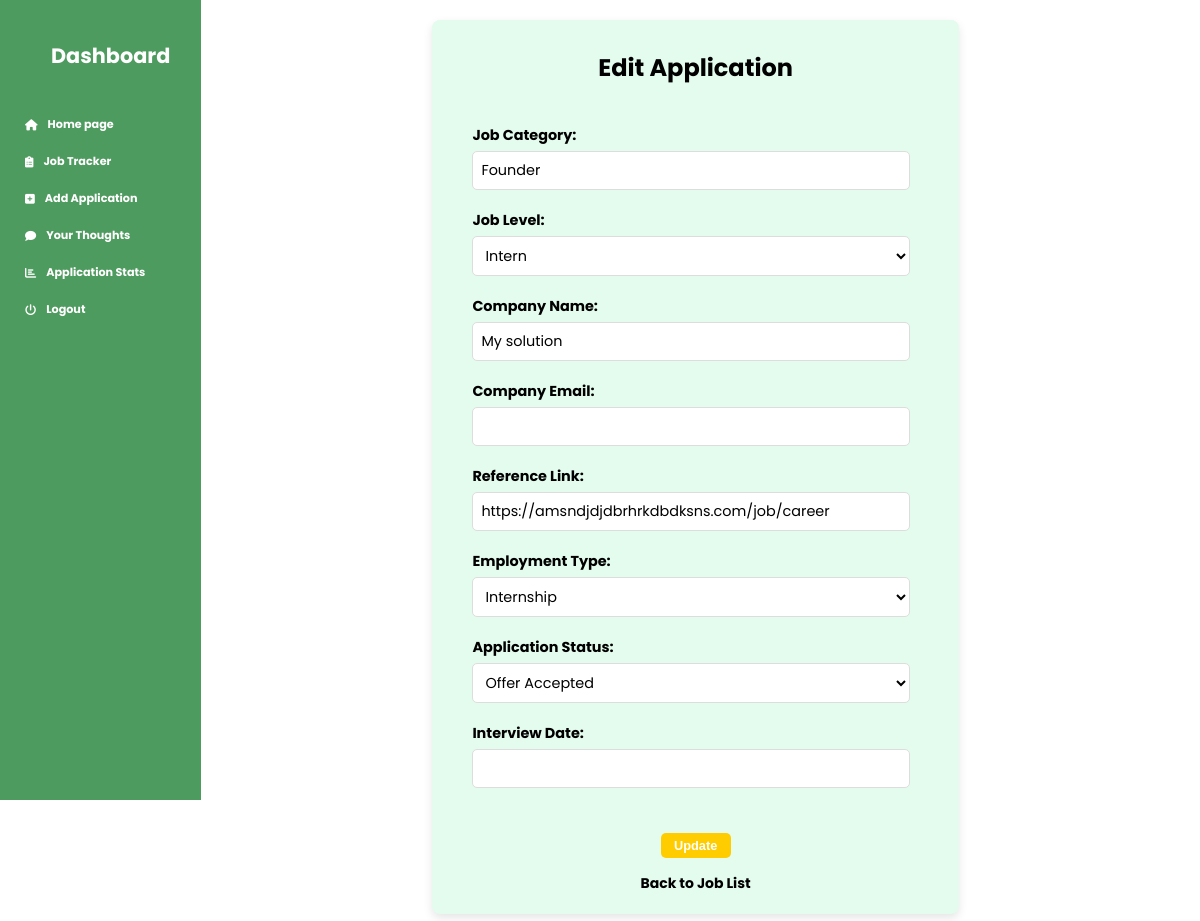
The page /jobs/update/40/ (signed in) on the database its author committed.
### tracker/models.py (models this page shows, shortened)
class Add_Job(models.Model):
    JOB_LEVEL_CHOICES = [
        ('intern', 'Intern'),
        ('junior', 'Junior'),
        ('mid', 'Mid-Level'),
        ('senior', 'Senior'),
        ('lead', 'Lead'),
        ('manager', 'Manager'),
        ('director', 'Director'),
        ('vp', 'Vice President'),
        ('c_level', 'C-Level'),
    ]
    EMPLOYMENT_TYPE_CHOICES = [
        ('full_time', 'Full-Time'),
        ('part_time', 'Part-Time'),
        ('contract', 'Contract'),
        ('temporary', 'Temporary'),
        ('internship', 'Internship'),
        ('freelance', 'Freelance'),
        ('remote', 'Remote'),
        ('hybrid', 'Hybrid'),
        ('apprenticeship', 'Apprenticeship'),
    ]
    APPLICATION_STATUS_CHOICES = [
        ('pending', 'Pending'),
        ('applied', 'Applied'),
        ('interview', 'Interview Scheduled'),
        ('selected', 'Selected'),
        ('rejected', 'Rejected'),
        ('offer_accepted', 'Offer Accepted'),
        ('offer_declined', 'Offer Declined'),
    ]
    user = models.ForeignKey(User, on_delete=models.CASCADE)
    job_category = models.CharField(max_length=100)
    job_level = models.CharField(max_length=100, choices=JOB_LEVEL_CHOICES)
    company_name = models.CharField(max_length=100)
    company_email = models.EmailField(max_length=150, null=True, blank=True)  # Company Email New Fielded Added
    reference_link = models.URLField(max_length=200)
    employment_type = models.CharField(max_length=100, choices=EMPLOYMENT_TYPE_CHOICES)
    application_status = models.CharField(max_length=20, choices=APPLICATION_STATUS_CHOICES, default='pending')  # Default status is pending
    interview_date = models.DateField(null=True, blank=True)  # Allows null values if no date is set

### tracker/views.py (the view)
# urls.py: path('jobs/update/<int:job_id>/', job_update, name='job_update'),
@login_required # (with Foreign Key new code)
def job_update(request, job_id):
    job = get_object_or_404(Add_Job, id=job_id, user=request.user)  # Ensure the job belongs to the current user
    if request.method == 'POST':
        form = JobForm(request.POST, instance=job)
        if form.is_valid():
            form.save()
            messages.success(request, 'Job updated successfully!')
            return redirect('job_list')
    else:
        form = JobForm(instance=job)
    return render(request, 'job_update.html', {'form': form, 'job': job})

### tracker/forms.py
class JobForm(forms.ModelForm):
    class Meta:
        model = Add_Job
        fields = ['job_category', 'job_level', 'company_name', 'company_email', 'reference_link', 'employment_type', 'application_status', 'interview_date']
        widgets = {
            'job_category': forms.TextInput({
                    'class': 'my-input',
                }),
            'job_level': forms.Select(attrs={
                'class': 'my-input',
            }),
            'company_name': forms.TextInput(attrs={
                'class': 'my-input',
            }),
            'company_email': forms.EmailInput(attrs={
                'class': 'my-input',
            }),
            'reference_link': forms.URLInput(attrs={
                'class': 'my-input',
            }),
            'employment_type': forms.Select(attrs={
                'class': 'my-input',
            }),
            'application_status': forms.Select(attrs={
                'class': 'my-input',
            }),
            'interview_date': forms.DateInput(attrs={
                'class': 'my-input',
            }),
        }

### templates/job_update.html (shortened to what this page needs)
{% load static %}
<!DOCTYPE html>
<html lang="en">
<head>
    <link rel="stylesheet" href="https://cdnjs.cloudflare.com/ajax/libs/font-awesome/6.0.0-beta3/css/all.min.css">
    <head>
    </head>
</head>
<body>
    <div class="sidebar" id="sidebar" style="padding-left: 20px; margin-right: 15px !important; ">
        <h2>Dashboard</h2>
        <a href="{% url 'default' %}"><i class="fas fa-home" style="padding-right: 10px;"></i>Home page</a>
        <a href="{% url 'job_list' %}"> <i class="fas fa-clipboard-list" style="padding-right: 10px;"></i> Job Tracker</a>
        <a href="{% url 'job_create' %}"> <i class="fas fa-plus-square" style="padding-right: 10px;"></i> Add Application</a>
        <a href="{% url 'feedback' %}"> <i class="fas fa-comment" style="padding-right: 10px;"></i>Your Thoughts</a>
        <a href="{% url 'simple_analytics' %}"> <i class="fas fa-chart-bar" style="padding-right: 10px;"></i>Application Stats</a>
        <a href="{% url 'logout' %}"> <i class="fas fa-power-off" style="padding-right: 10px;"></i> Logout</a>
    </div>
    <div class="main-content">
        <form method="POST">
            <div class="form-container">
                <h1 style="text-decoration: none;">Edit Application</h1>
                <div class="form-group">
                    <label for="job_category">Job Category:</label>
                    {{ form.job_category }}
                </div>
                <div class="form-group" style="margin-bottom: 5px;">
                    <label for="job_level">Job Level:</label>
                    {{ form.job_level }}
                </div>
                <div class="form-group" style="margin-bottom: 5px;">
                    <label for="company_name" id="company_name">Company Name:</label>
                    {{ form.company_name }}
                </div>
                <div class="form-group" style="margin-bottom: 5px;">
                    <label for="company_email">Company Email:</label>
                    {{ form.company_email }}
                </div>
                <div class="form-group" style="margin-bottom: 5px;">
                    <label for="reference_link">Reference Link:</label>
                    {{ form.reference_link }}
                </div>
                <div class="form-group" style="margin-bottom: 5px;">
                    <label for="employment_type">Employment Type:</label>
                    {{ form.employment_type }}
                </div>
                <div class="form-group" style="margin-bottom: 5px;">
                    <label for="application_status">Application Status:</label>
                    {{ form.application_status }}
                </div>
                <div class="form-group" style="margin-bottom: 5px;">
                    <label for="interview_date">Interview Date:</label>
                    {{ form.interview_date }}
                </div>
                <div class="form-buttons" style="margin-top: 30px; display: flex; flex-direction: column; align-items: center;" >
                    <input type="submit" value="Update" class="btn" style="margin: 15px; padding: 5px 10px; color: #ffcc00;" >
                    <a href="{% url 'job_list' %}" class="btn_back-btn" style="text-decoration: none;  font-weight: bold !important; color: black;" >Back to Job List</a>
                </div>
            </div>
        </form>
    </div>
</body>
</html>

### templates/job_update.html (style rules this page uses)
h1 { text-align: center; color: #000000; text-decoration: underline; margin: 10px 10px 40px; }
.form-group { margin-bottom: 20px !important; }
label { display: block; margin: 15px 0 5px; font-weight: bold; font-size: 0.9rem; margin: 0 20px; }
.btn { border: none; border-radius: 5px; cursor: pointer; background-color: #ffcc00; color: white !important; font-weight: bold; font-size: 0.8rem !important; min-width: 70px; }
body { margin: 0; font-family: 'Poppins', sans-serif; background-color: #ffffff; }
.sidebar { width: 11.325rem; min-width: 180px; height: 100vh; position: fixed; left: 0; z-index: 1; background-color: #4e9b5f; font-weight: bold; }
.sidebar a { margin-left: 20px; padding: 10px; }
.sidebar h2 { font-size: 1.3rem; color: white; text-align: center; margin-bottom: 40px; margin-top: 40px; }
.sidebar a { display: flex; align-items: center; color: #fff; padding: 5px; margin: 10px 0; text-decoration: none; border-radius: 5px; font-size: 0.7rem; }
.main-content { margin-left: calc(11.325rem + 50px); padding: 20px; margin-right: 40px !important; flex-grow: 1; }
h1 { text-align: center; color: #000000 !important; text-decoration: underline; margin-top: 0px; margin: 10px 10px 40px; font-size: 1.5rem; }
.form-container { margin: 0 181.2px; padding: 20px; background-color: #e3fced; border-radius: 10px; box-shadow: 0 4px 10px rgba(0, 0, 0, 0.1); font-family: 'Poppins', sans-serif; border-radius: 8px; }
.my-input { font-family: 'Poppins', sans-serif; margin-top: 5px !important; width: 90%; border: 1px solid #ddd; border-radius: 5px; font-size: 0.9rem; box-sizing: border-box; padding: 8px; margin: 0 20px; background-color: white; }
input[type="email"] { margin: 5px 30px 0px 20px !important; }
label { font-family: 'Poppins', sans-serif; font-size: 0.9rem; }
.btn_back-btn { font-size: 0.8rem; }
.form-buttons { align-items: center; justify-content: center; font-size: 20px; }
.btn_back-btn { font-size: 14px; }

### rows shown on the page
Add_Job: job_category "Founder", job_level "Intern", company_name "My solution", reference_link "https://amsndjdjdbrhrkdbdksns.com/job/career", employment_type "Internship", application_status "Offer Accepted"
